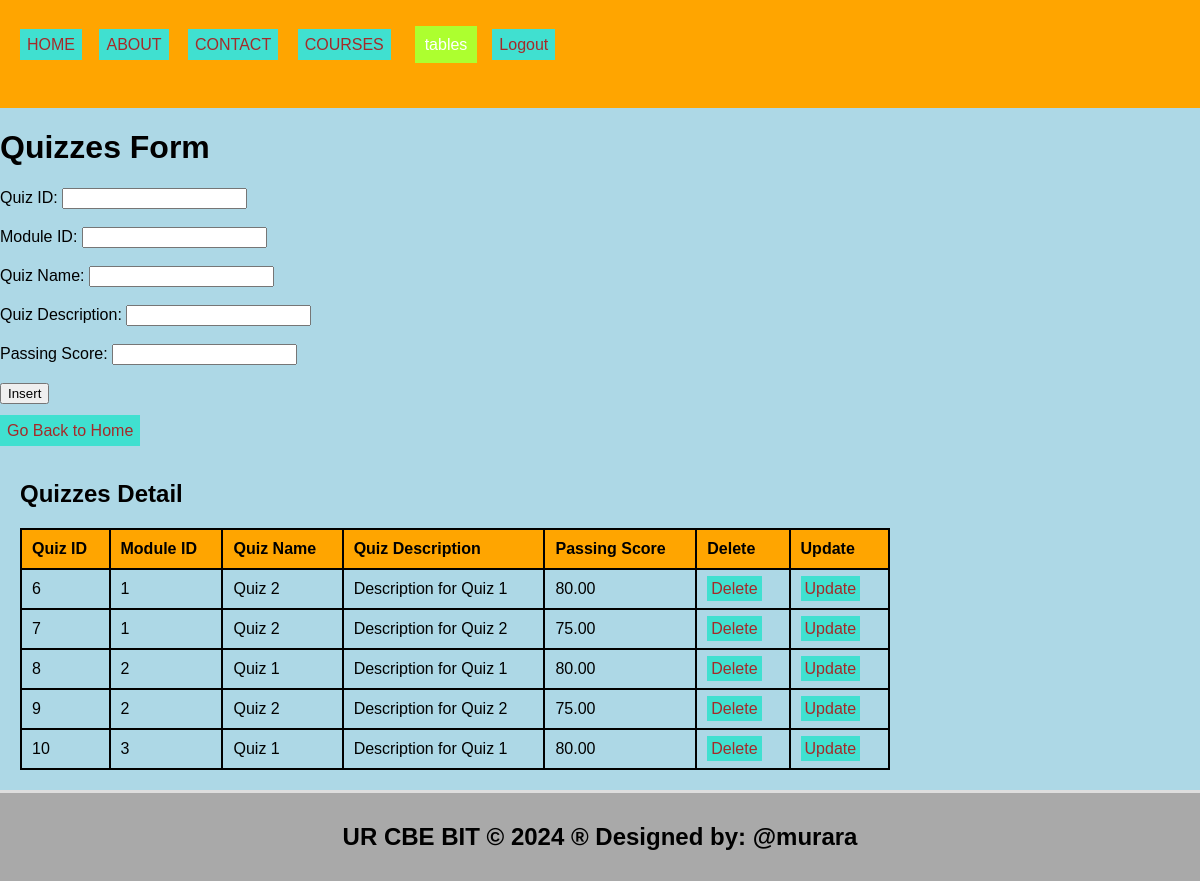
The app's page /quizzes.php with its own data.
### tables this page shows
CREATE TABLE `quizzes` (
  `quiz_id` int(11) NOT NULL,
  `module_id` int(11) NOT NULL,
  `quiz_name` varchar(255) NOT NULL,
  `quiz_description` text DEFAULT NULL,
  `passing_score` decimal(5,2) NOT NULL
);

### quizzes.php (the view, shortened to what this page needs)
<!DOCTYPE html>
<html lang="en">
<head>
  <link rel="stylesheet" type="text/css" href="style.css">
</head>
<body style="background-color: lightblue;">
  <header>
    <ul style="list-style-type: none; padding: 0;">
      <li style="display: inline; margin-right: 10px;">
        <ul style="list-style-type: none; padding: 0;">
          <li style="display: inline; margin-right: 8px;"><a href="./home.html">HOME</a></li>
          <li style="display: inline; margin-right: 10px;"><a href="./about.html">ABOUT</a></li>
          <li style="display: inline; margin-right: 10px;"><a href="./contact.html">CONTACT</a></li>
          <li style="display: inline; margin-right: 10px;"><a href="./Courses.php">COURSES</a></li>
                <li class="dropdown" style="display: inline; margin-right: 5px;">
            <a href="#" style="padding: 10px; color: white; background-color: greenyellow; text-decoration: none; margin-right: 10px;">tables</a>
          </li>
              <a href="logout.php">Logout</a>
          </li>
        </ul>
  </header>
  <body style="background-color: yellowgreen;">
    <h1>Quizzes Form</h1>
    <form method="post" onsubmit="return confirmInsert();">
      <label for="quiz_id">Quiz ID:</label>
      <input type="number" id="quiz_id" name="quiz_id" required><br><br>
      <label for="module_id">Module ID:</label>
      <input type="number" id="module_id" name="module_id" required><br><br>
      <label for="quiz_name">Quiz Name:</label>
      <input type="text" id="quiz_name" name="quiz_name" required><br><br>
      <label for="quiz_description">Quiz Description:</label>
      <input type="text" id="quiz_description" name="quiz_description" required><br><br>
      <label for="passing_score">Passing Score:</label>
      <input type="number" id="passing_score" name="passing_score" required><br><br>
      <input type="submit" name="add" value="Insert"><br><br>
      <a href="./home.html">Go Back to Home</a>
    </form>
    <?php
    include('database_connection.php');
    ?>
    <section>
      <h2>Quizzes Detail</h2>
      <table>
        <tr>
          <th>Quiz ID</th>
          <th>Module ID</th>
          <th>Quiz Name</th>
          <th>Quiz Description</th>
          <th>Passing Score</th>
          <th>Delete</th>
          <th>Update</th>
        </tr>
        <?php
        $sql = "SELECT * FROM quizzes";
        $result = $connection->query($sql);
        if ($result->num_rows > 0) {
            while ($row = $result->fetch_assoc()) {
                echo "<tr>
                        <td>{$row['quiz_id']}</td>
                        <td>{$row['module_id']}</td>
                        <td>{$row['quiz_name']}</td>
                        <td>{$row['quiz_description']}</td>
                        <td>{$row['passing_score']}</td>
                        <td><a style='padding:4px' href='delete_quiz.php?quiz_id={$row['quiz_id']}'>Delete</a></td>
                        <td><a style='padding:4px' href='update_quiz.php?quiz_id={$row['quiz_id']}'>Update</a></td>
                      </tr>";
            }
        } else {
            echo "<tr><td colspan='7'>No data found</td></tr>";
        }
        ?>
      </table>
    </section>
    <footer>
      <h2>UR CBE BIT &copy; 2024 &reg; Designed by: @murara</h2>
    </footer>
  </body>
</html>

### style.css (style rules this page uses)
body { font-family: Arial, sans-serif; margin: 0; padding: 0; }
.dropdown { position: relative; display: inline; margin-right: 10px; }
body { font-family: Arial,sans-serif; margin:0; padding:0; }
header { background-color:orange; padding: 20px; }
footer { text-align: center; padding: 15px; background-color:orange; }
.dropdown { position: right; display:right; direction:rtl; }
section { padding:28px; border-bottom: 1px solid #ddd; }

### quizzes.php (style rules this page uses)
a:link { color: #0066cc; text-decoration: none; }
a { padding: 7px; color: white; background-color: turquoise; text-decoration: none; margin-right: 5px; }
a:link { color: brown; }
table { width: 75%; border-collapse: collapse; }
th, td { border: 2px solid black; padding: 10px; text-align: left; }
th { background-color: orange; }
section { padding: 20px; border-bottom: 3px solid #ddd; }
footer { text-align: center; padding: 10px; background-color: darkgray; }

### records on screen
quizzes: quiz_id "6", module "1", quiz_name "Quiz 2", quiz_description "Description for Quiz 1", passing_score "80.00"
quizzes: quiz_id "7", module "1", quiz_name "Quiz 2", quiz_description "Description for Quiz 2", passing_score "75.00"
quizzes: quiz_id "8", module "2", quiz_name "Quiz 1", quiz_description "Description for Quiz 1", passing_score "80.00"
quizzes: quiz_id "9", module "2", quiz_name "Quiz 2", quiz_description "Description for Quiz 2", passing_score "75.00"
quizzes: quiz_id "10", module "3", quiz_name "Quiz 1", quiz_description "Description for Quiz 1", passing_score "80.00"
